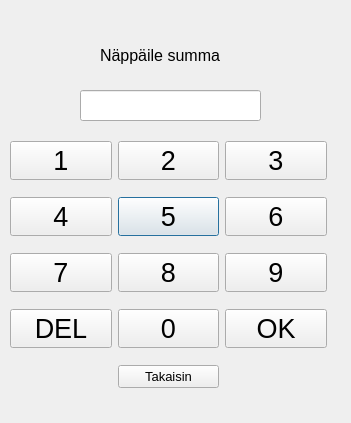
<?xml version="1.0" encoding="UTF-8"?>
<ui version="4.0">
 <class>otherWithdrawal</class>
 <widget class="QDialog" name="otherWithdrawal">
  <property name="geometry">
   <rect>
    <x>0</x>
    <y>0</y>
    <width>351</width>
    <height>423</height>
   </rect>
  </property>
  <property name="windowTitle">
   <string>Dialog</string>
  </property>
  <widget class="QLineEdit" name="lineEditOther">
   <property name="geometry">
    <rect>
     <x>80</x>
     <y>90</y>
     <width>181</width>
     <height>31</height>
    </rect>
   </property>
   <property name="font">
    <font>
     <pointsize>12</pointsize>
    </font>
   </property>
   <property name="alignment">
    <set>Qt::AlignCenter</set>
   </property>
   <property name="readOnly">
    <bool>true</bool>
   </property>
  </widget>
  <widget class="QWidget" name="gridLayoutWidget">
   <property name="geometry">
    <rect>
     <x>10</x>
     <y>130</y>
     <width>317</width>
     <height>273</height>
    </rect>
   </property>
   <layout class="QGridLayout" name="gridLayout">
    <item row="1" column="1">
     <widget class="QPushButton" name="Number5">
      <property name="font">
       <font>
        <pointsize>20</pointsize>
       </font>
      </property>
      <property name="text">
       <string>5</string>
      </property>
     </widget>
    </item>
    <item row="0" column="1">
     <widget class="QPushButton" name="Number2">
      <property name="font">
       <font>
        <pointsize>20</pointsize>
       </font>
      </property>
      <property name="text">
       <string>2</string>
      </property>
     </widget>
    </item>
    <item row="0" column="0">
     <widget class="QPushButton" name="Number1">
      <property name="font">
       <font>
        <pointsize>20</pointsize>
       </font>
      </property>
      <property name="text">
       <string>1</string>
      </property>
     </widget>
    </item>
    <item row="2" column="0">
     <widget class="QPushButton" name="Number7">
      <property name="font">
       <font>
        <pointsize>20</pointsize>
       </font>
      </property>
      <property name="text">
       <string>7</string>
      </property>
     </widget>
    </item>
    <item row="3" column="1">
     <widget class="QPushButton" name="Number0">
      <property name="font">
       <font>
        <pointsize>20</pointsize>
       </font>
      </property>
      <property name="text">
       <string>0</string>
      </property>
     </widget>
    </item>
    <item row="1" column="0">
     <widget class="QPushButton" name="Number4">
      <property name="font">
       <font>
        <pointsize>20</pointsize>
       </font>
      </property>
      <property name="text">
       <string>4</string>
      </property>
     </widget>
    </item>
    <item row="2" column="2">
     <widget class="QPushButton" name="Number9">
      <property name="font">
       <font>
        <pointsize>20</pointsize>
       </font>
      </property>
      <property name="text">
       <string>9</string>
      </property>
     </widget>
    </item>
    <item row="3" column="2">
     <widget class="QPushButton" name="okButton">
      <property name="font">
       <font>
        <pointsize>20</pointsize>
       </font>
      </property>
      <property name="text">
       <string>OK</string>
      </property>
     </widget>
    </item>
    <item row="2" column="1">
     <widget class="QPushButton" name="Number8">
      <property name="font">
       <font>
        <pointsize>20</pointsize>
       </font>
      </property>
      <property name="text">
       <string>8</string>
      </property>
     </widget>
    </item>
    <item row="3" column="0">
     <widget class="QPushButton" name="DelButton">
      <property name="font">
       <font>
        <pointsize>20</pointsize>
       </font>
      </property>
      <property name="text">
       <string>DEL</string>
      </property>
     </widget>
    </item>
    <item row="0" column="2">
     <widget class="QPushButton" name="Number3">
      <property name="font">
       <font>
        <pointsize>20</pointsize>
       </font>
      </property>
      <property name="text">
       <string>3</string>
      </property>
     </widget>
    </item>
    <item row="1" column="2">
     <widget class="QPushButton" name="Number6">
      <property name="font">
       <font>
        <pointsize>20</pointsize>
       </font>
      </property>
      <property name="text">
       <string>6</string>
      </property>
     </widget>
    </item>
    <item row="4" column="1">
     <widget class="QPushButton" name="backButtonOther">
      <property name="font">
       <font>
        <pointsize>10</pointsize>
       </font>
      </property>
      <property name="text">
       <string>Takaisin</string>
      </property>
     </widget>
    </item>
   </layout>
  </widget>
  <widget class="QLabel" name="label">
   <property name="geometry">
    <rect>
     <x>100</x>
     <y>40</y>
     <width>161</width>
     <height>31</height>
    </rect>
   </property>
   <property name="font">
    <font>
     <pointsize>12</pointsize>
    </font>
   </property>
   <property name="text">
    <string>Näppäile summa</string>
   </property>
  </widget>
 </widget>
 <resources/>
 <connections/>
</ui>
